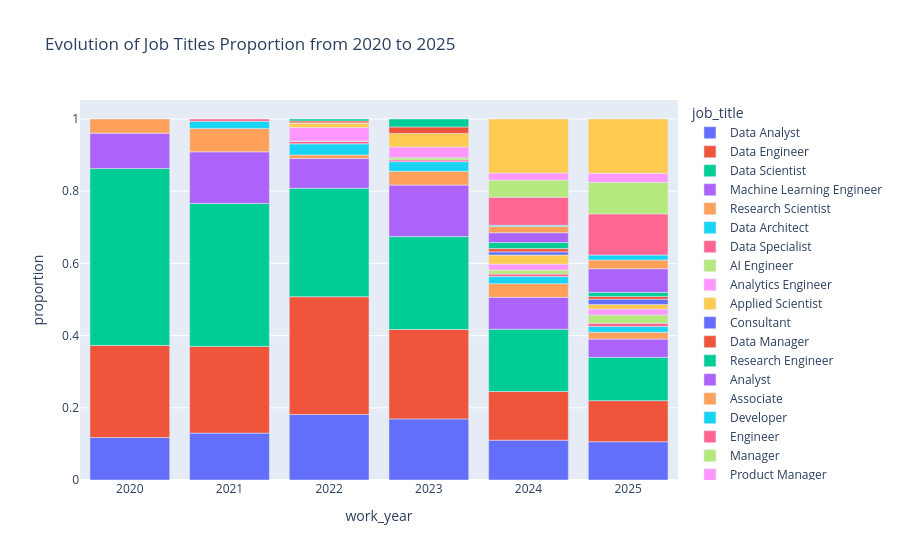

The code cell stored with this chart in its notebook:
### Markdown cell above
The above shows that a combination of `job_title` and `experience_level` may be even more effective in explaining salary variations than trying to do so with only one of the 2.

### Code cell
freq = df[df['job_title'].isin(top_job_titles)].groupby(['work_year', 'job_title']).size().reset_index(name = 'count')
freq['proportion'] = freq.groupby('work_year')['count'].transform(lambda x: x / x.sum())
fig = px.bar(freq, x="work_year", y="proportion", color="job_title", title="Evolution of Job Titles Proportion from 2020 to 2025")
fig.show()

### Figure 1 — Plotly figure (JSON) as saved in the notebook; plotly's stock layout.template omitted (floating-point values rounded to 4 significant figures)
{"data": [{"hovertemplate": "job_title=Data Analyst<br>work_year=%{x}<br>proportion=%{y}<extra></extra>", "legendgroup": "Data Analyst", "marker": {"color": "#636efa", "pattern": {"shape": ""}}, "name": "Data Analyst", "orientation": "v", "showlegend": true, "textposition": "auto", "type": "bar", "x": [2020, 2021, 2022, 2023, 2024, 2025], "xaxis": "x", "y": [0.1176, 0.1299, 0.1817, 0.1693, 0.1103, 0.106], "yaxis": "y"}, {"hovertemplate": "job_title=Data Engineer<br>work_year=%{x}<br>proportion=%{y}<extra></extra>", "legendgroup": "Data Engineer", "marker": {"color": "#EF553B", "pattern": {"shape": ""}}, "name": "Data Engineer", "orientation": "v", "showlegend": true, "textposition": "auto", "type": "bar", "x": [2020, 2021, 2022, 2023, 2024, 2025], "xaxis": "x", "y": [0.2549, 0.2403, 0.326, 0.2476, 0.1349, 0.1138], "yaxis": "y"}, {"hovertemplate": "job_title=Data Scientist<br>work_year=%{x}<br>proportion=%{y}<extra></extra>", "legendgroup": "Data Scientist", "marker": {"color": "#00cc96", "pattern": {"shape": ""}}, "name": "Data Scientist", "orientation": "v", "showlegend": true, "textposition": "auto", "type": "bar", "x": [2020, 2021, 2022, 2023, 2024, 2025], "xaxis": "x", "y": [0.4902, 0.3961, 0.3006, 0.2572, 0.1724, 0.12], "yaxis": "y"}, {"hovertemplate": "job_title=Machine Learning Engineer<br>work_year=%{x}<br>proportion=%{y}<extra></extra>", "legendgroup": "Machine Learning Engineer", "marker": {"color": "#ab63fa", "pattern": {"shape": ""}}, "name": "Machine Learning Engineer", "orientation": "v", "showlegend": true, "textposition": "auto", "type": "bar", "x": [2020, 2021, 2022, 2023, 2024, 2025], "xaxis": "x", "y": [0.09804, 0.1429, 0.08216, 0.1427, 0.08833, 0.05046], "yaxis": "y"}, {"hovertemplate": "job_title=Research Scientist<br>work_year=%{x}<br>proportion=%{y}<extra></extra>", "legendgroup": "Research Scientist", "marker": {"color": "#FFA15A", "pattern": {"shape": ""}}, "name": "Research Scientist", "orientation": "v", "showlegend": true, "textposition": "auto", "type": "bar", "x": [2020, 2021, 2022, 2023, 2024, 2025], "xaxis": "x", "y": [0.03922, 0.06494, 0.01002, 0.03822, 0.03799, 0.01923], "yaxis": "y"}, {"hovertemplate": "job_title=Data Architect<br>work_year=%{x}<br>proportion=%{y}<extra></extra>", "legendgroup": "Data Architect", "marker": {"color": "#19d3f3", "pattern": {"shape": ""}}, "name": "Data Architect", "orientation": "v", "showlegend": true, "textposition": "auto", "type": "bar", "x": [2021, 2022, 2023, 2024, 2025], "xaxis": "x", "y": [0.01948, 0.03073, 0.02673, 0.0195, 0.01561], "yaxis": "y"}, {"hovertemplate": "job_title=Data Specialist<br>work_year=%{x}<br>proportion=%{y}<extra></extra>", "legendgroup": "Data Specialist", "marker": {"color": "#FF6692", "pattern": {"shape": ""}}, "name": "Data Specialist", "orientation": "v", "showlegend": true, "textposition": "auto", "type": "bar", "x": [2021, 2022, 2023, 2024, 2025], "xaxis": "x", "y": [0.006494, 0.007348, 0.004811, 0.007026, 0.009331], "yaxis": "y"}, {"hovertemplate": "job_title=AI Engineer<br>work_year=%{x}<br>proportion=%{y}<extra></extra>", "legendgroup": "AI Engineer", "marker": {"color": "#B6E880", "pattern": {"shape": ""}}, "name": "AI Engineer", "orientation": "v", "showlegend": true, "textposition": "auto", "type": "bar", "x": [2022, 2023, 2024, 2025], "xaxis": "x", "y": [0.000668, 0.006281, 0.01102, 0.02274], "yaxis": "y"}, {"hovertemplate": "job_title=Analytics Engineer<br>work_year=%{x}<br>proportion=%{y}<extra></extra>", "legendgroup": "Analytics Engineer", "marker": {"color": "#FF97FF", "pattern": {"shape": ""}}, "name": "Analytics Engineer", "orientation": "v", "showlegend": true, "textposition": "auto", "type": "bar", "x": [2022, 2023, 2024, 2025], "xaxis": "x", "y": [0.03741, 0.02967, 0.01652, 0.01639], "yaxis": "y"}, {"hovertemplate": "job_title=Applied Scientist<br>work_year=%{x}<br>proportion=%{y}<extra></extra>", "legendgroup": "Applied Scientist", "marker": {"color": "#FECB52", "pattern": {"shape": ""}}, "name": "Applied Scientist", "orientation": "v", "showlegend": true, "textposition": "auto", "type": "bar", "x": [2022, 2023, 2024, 2025], "xaxis": "x", "y": [0.01202, 0.03742, 0.02509, 0.01277], "yaxis": "y"}, {"hovertemplate": "job_title=Consultant<br>work_year=%{x}<br>proportion=%{y}<extra></extra>", "legendgroup": "Consultant", "marker": {"color": "#636efa", "pattern": {"shape": ""}}, "name": "Consultant", "orientation": "v", "showlegend": true, "textposition": "auto", "type": "bar", "x": [2022, 2024, 2025], "xaxis": "x", "y": [0.000668, 0.009111, 0.01452], "yaxis": "y"}, {"hovertemplate": "job_title=Data Manager<br>work_year=%{x}<br>proportion=%{y}<extra></extra>", "legendgroup": "Data Manager", "marker": {"color": "#EF553B", "pattern": {"shape": ""}}, "name": "Data Manager", "orientation": "v", "showlegend": true, "textposition": "auto", "type": "bar", "x": [2022, 2023, 2024, 2025], "xaxis": "x", "y": [0.005344, 0.01804, 0.008764, 0.007765], "yaxis": "y"}, {"hovertemplate": "job_title=Research Engineer<br>work_year=%{x}<br>proportion=%{y}<extra></extra>", "legendgroup": "Research Engineer", "marker": {"color": "#00cc96", "pattern": {"shape": ""}}, "name": "Research Engineer", "orientation": "v", "showlegend": true, "textposition": "auto", "type": "bar", "x": [2022, 2023, 2024, 2025], "xaxis": "x", "y": [0.005344, 0.02192, 0.01705, 0.01113], "yaxis": "y"}, {"hovertemplate": "job_title=Analyst<br>work_year=%{x}<br>proportion=%{y}<extra></extra>", "legendgroup": "Analyst", "marker": {"color": "#ab63fa", "pattern": {"shape": ""}}, "name": "Analyst", "orientation": "v", "showlegend": true, "textposition": "auto", "type": "bar", "x": [2024, 2025], "xaxis": "x", "y": [0.02685, 0.06533], "yaxis": "y"}, {"hovertemplate": "job_title=Associate<br>work_year=%{x}<br>proportion=%{y}<extra></extra>", "legendgroup": "Associate", "marker": {"color": "#FFA15A", "pattern": {"shape": ""}}, "name": "Associate", "orientation": "v", "showlegend": true, "textposition": "auto", "type": "bar", "x": [2024, 2025], "xaxis": "x", "y": [0.01733, 0.02416], "yaxis": "y"}, {"hovertemplate": "job_title=Developer<br>work_year=%{x}<br>proportion=%{y}<extra></extra>", "legendgroup": "Developer", "marker": {"color": "#19d3f3", "pattern": {"shape": ""}}, "name": "Developer", "orientation": "v", "showlegend": true, "textposition": "auto", "type": "bar", "x": [2024, 2025], "xaxis": "x", "y": [0.00359, 0.01393], "yaxis": "y"}, {"hovertemplate": "job_title=Engineer<br>work_year=%{x}<br>proportion=%{y}<extra></extra>", "legendgroup": "Engineer", "marker": {"color": "#FF6692", "pattern": {"shape": ""}}, "name": "Engineer", "orientation": "v", "showlegend": true, "textposition": "auto", "type": "bar", "x": [2024, 2025], "xaxis": "x", "y": [0.07756, 0.114], "yaxis": "y"}, {"hovertemplate": "job_title=Manager<br>work_year=%{x}<br>proportion=%{y}<extra></extra>", "legendgroup": "Manager", "marker": {"color": "#B6E880", "pattern": {"shape": ""}}, "name": "Manager", "orientation": "v", "showlegend": true, "textposition": "auto", "type": "bar", "x": [2024, 2025], "xaxis": "x", "y": [0.04733, 0.08742], "yaxis": "y"}, {"hovertemplate": "job_title=Product Manager<br>work_year=%{x}<br>proportion=%{y}<extra></extra>", "legendgroup": "Product Manager", "marker": {"color": "#FF97FF", "pattern": {"shape": ""}}, "name": "Product Manager", "orientation": "v", "showlegend": true, "textposition": "auto", "type": "bar", "x": [2024, 2025], "xaxis": "x", "y": [0.01957, 0.02548], "yaxis": "y"}, {"hovertemplate": "job_title=Software Engineer<br>work_year=%{x}<br>proportion=%{y}<extra></extra>", "legendgroup": "Software Engineer", "marker": {"color": "#FECB52", "pattern": {"shape": ""}}, "name": "Software Engineer", "orientation": "v", "showlegend": true, "textposition": "auto", "type": "bar", "x": [2024, 2025], "xaxis": "x", "y": [0.1497, 0.1499], "yaxis": "y"}], "layout": {"barmode": "relative", "legend": {"title": {"text": "job_title"}, "tracegroupgap": 0}, "title": {"text": "Evolution of Job Titles Proportion from 2020 to 2025"}, "xaxis": {"anchor": "y", "domain": [0, 1], "title": {"text": "work_year"}}, "yaxis": {"anchor": "x", "domain": [0, 1], "title": {"text": "proportion"}}}}
